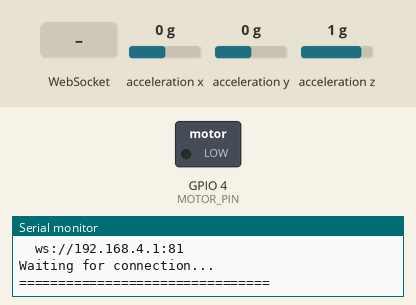
This sketch was run on a simulated ESP32. On the bench: switched loads named in the sketch (green lamp = pin HIGH), the last lines printed to the serial monitor. Wiring (inferred from the names in the program): MPU-6050 motion sensor at I2C address 0x68. The test bench sets the inputs (shaded band); at power-on: acceleration y 0 g, acceleration x 0 g, acceleration z 1 g.

Above: at 4.7 s.
4.8 s: acceleration y set to -0.2 g
6.3 s: acceleration y set to -0.5 g
At 6.9 s:
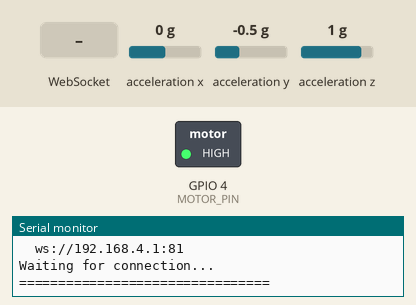
7.8 s: WebSocket text "calibrate" received
At 8.7 s:
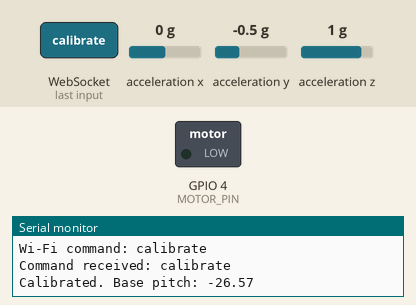
10.8 s: acceleration y set to -0.9 g
13.0 s: acceleration y set to -1.2 g
At 14.2 s:
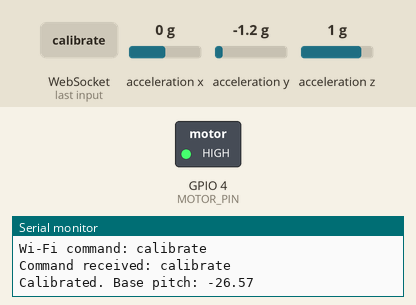
Timing chart, 0 to 19.5 s (numbered marks = the images above; inputs shaded):
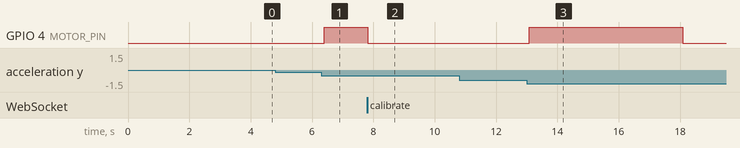

Measured:
- the behaviour switches between -0.3 and -0.4 g on acceleration y (found by bisection; images 0 and 1)
- the behaviour switches between -1 and -1.1 g on acceleration y (found by bisection; images 2 and 3)
- after the input at 4.8 s, every drawn part: stays the same
- after the input at 6.3 s, GPIO 4 (MOTOR_PIN): LOW → HIGH after 0.09 s
- after the input at 7.8 s, GPIO 4 (MOTOR_PIN): HIGH → LOW at once
- after the input at 10.8 s, every drawn part: stays the same
- after the input at 13.0 s, GPIO 4 (MOTOR_PIN): LOW → HIGH after 0.09 s, → LOW 5.0 s later

The sketch:

BioSpine_ESP32.ino
```cpp
#include <Wire.h>

#include <WiFi.h>
#include <WebSocketsServer.h>

// ==========================================================
// PIN DEFINITIONS
// ==========================================================

#define SDA_PIN 21
#define SCL_PIN 22
#define MOTOR_PIN 4


// ==========================================================
// WIFI SETTINGS
// ==========================================================

const char* WIFI_SSID = "Arc-Spine-ESP32";
const char* WIFI_PASSWORD = "Arc-Spine123";


// ==========================================================
// GLOBALS
// ==========================================================

// ==========================================================
// MPU6050 — RAW I2C REGISTER ACCESS
// (bypasses Adafruit library's strict WHO_AM_I check, which
//  rejects many clone MPU6050 boards even though they work fine)
// ==========================================================

#define MPU_ADDR              0x68   // change to 0x69 if AD0 is tied to 3.3V
#define MPU_REG_PWR_MGMT      0x6B
#define MPU_REG_ACCEL_XOUT_H  0x3B

bool mpuReady = false;
int mpuFailCount = 0;
float smoothedPitch = 0;
bool smoothedInit = false;


// ---------------- WIFI ----------------

WebSocketsServer ws(81);

bool wifiStarted = false;
bool wsc = false;


// ---------------- GENERAL ----------------

bool slouch = false;
bool vib = false;

float base = 0;
float angle = 15.0;   // slouch threshold in degrees
float safeZone = 4.0; // +/- degrees hysteresis band around `angle` (a "safe zone")
bool buzzerEnabled = true; // manual on/off for the vibration motor, independent of detection

unsigned long vibDurationMs = 5000;        // buzz lasts this long, then stops on its own (default 5s)
unsigned long lastSend = 0;
unsigned long vibUntil = 0;
unsigned long ignoreReadingsUntil = 0;    // quiet window after a motor pulse (avoids motor-noise feedback)
unsigned long connectMuteUntil = 0;       // no buzzing for 3s after a client connects
const unsigned long CONNECT_MUTE_MS = 3000;   // 3s of silence right after connecting


// ==========================================================
// MOTOR FUNCTIONS
// ==========================================================

void motorOff() {

    digitalWrite(MOTOR_PIN, LOW);

    vib = false;
}


void pulse() {

    digitalWrite(MOTOR_PIN, HIGH);

    vib = true;

    vibUntil = millis() + vibDurationMs;

    // Skip slouch evaluation while buzzing and briefly after — this is
    // exactly when motor electrical noise is most likely to corrupt the
    // next few I2C reads and cause a false re-trigger.
    ignoreReadingsUntil = millis() + vibDurationMs + 500;
}


// ==========================================================
// MPU6050 — RAW REGISTER I/O
// ==========================================================

void mpuWriteRegister(uint8_t reg, uint8_t value) {

    Wire.beginTransmission(MPU_ADDR);
    Wire.write(reg);
    Wire.write(value);
    Wire.endTransmission();
}

bool mpuInit() {

    // Confirm something answers at the address first.
    Wire.beginTransmission(MPU_ADDR);

    if (Wire.endTransmission() != 0) {
        return false;
    }

    // Wake the sensor up (it boots in sleep mode).
    mpuWriteRegister(MPU_REG_PWR_MGMT, 0x00);

    delay(50);

    mpuFailCount = 0;

    return true;
}

bool mpuReadAccel(int16_t &ax, int16_t &ay, int16_t &az) {

    Wire.beginTransmission(MPU_ADDR);
    Wire.write(MPU_REG_ACCEL_XOUT_H);

    if (Wire.endTransmission(false) != 0) {
        return false;
    }

    Wire.requestFrom((int)MPU_ADDR, 6, (int)true);

    if (Wire.available() < 6) {
        return false;
    }

    ax = (Wire.read() << 8) | Wire.read();
    ay = (Wire.read() << 8) | Wire.read();
    az = (Wire.read() << 8) | Wire.read();

    return true;
}

// Raw, unfiltered pitch reading in degrees.
// Formula matches the hackathon guide exactly:
//   Pitch = atan2(Ay, sqrt(Ax^2 + Az^2)) * 180/pi
// (Y-axis forward/back tilt, per the guide's mounting orientation:
//  Y-axis aligned with the vertical spine.)
float rawPitch() {

    int16_t axRaw, ayRaw, azRaw;

    if (!mpuReadAccel(axRaw, ayRaw, azRaw)) {

        mpuFailCount++;

        // Too many consecutive I2C failures — try to recover the sensor
        // instead of silently reporting stale/zero data forever.
        if (mpuFailCount > 20) {

            Serial.println("MPU6050 read failures — attempting re-init...");

            mpuReady = mpuInit();
            mpuFailCount = 0;
        }

        return smoothedPitch;   // hold last known-good value instead of snapping to 0
    }

    mpuFailCount = 0;

    // Default sensitivity for +-2g range: 16384 LSB/g.
    float axg = axRaw / 16384.0;
    float ayg = ayRaw / 16384.0;
    float azg = azRaw / 16384.0;

    float pitchDeg =
        atan2(
            ayg,
            sqrt(axg * axg + azg * azg)
        ) * 180.0 / PI;

    return pitchDeg;
}

// ==========================================================
// OUTLIER REJECTION
// Without a hardware decoupling capacitor, motor noise can
// corrupt more than one consecutive I2C frame at a time, so
// we use two layers: a hard jump-clamp (rejects any single
// reading that changes implausibly fast) plus a median-of-5
// filter (rejects short noise bursts of up to 2 bad samples).
// ==========================================================

float lastAcceptedRaw = 0;
bool lastAcceptedInit = false;

const float MAX_JUMP_PER_SAMPLE = 12.0;   // degrees; tune if real posture changes get clipped

float medHistory[5] = {0, 0, 0, 0, 0};
int medIndex = 0;
int medCount = 0;

float medianOf5(float v[5]) {

    float s[5];
    for (int i = 0; i < 5; i++) s[i] = v[i];

    // small insertion sort — fine for 5 elements
    for (int i = 1; i < 5; i++) {
        float key = s[i];
        int j = i - 1;
        while (j >= 0 && s[j] > key) { s[j + 1] = s[j]; j--; }
        s[j + 1] = key;
    }

    return s[2];
}

float filteredRawPitch() {

    float sample = rawPitch();

    // Layer 1: clamp implausible single-sample jumps (likely a glitch).
    if (lastAcceptedInit) {

        float jump = sample - lastAcceptedRaw;

        if (jump > MAX_JUMP_PER_SAMPLE) {
            sample = lastAcceptedRaw + MAX_JUMP_PER_SAMPLE;
        } else if (jump < -MAX_JUMP_PER_SAMPLE) {
            sample = lastAcceptedRaw - MAX_JUMP_PER_SAMPLE;
        }
    }

    lastAcceptedRaw = sample;
    lastAcceptedInit = true;

    // Layer 2: median-of-5 to reject short noise bursts.
    medHistory[medIndex] = sample;
    medIndex = (medIndex + 1) % 5;
    if (medCount < 5) medCount++;

    if (medCount < 5) {
        return sample;   // not enough history yet, pass through
    }

    return medianOf5(medHistory);
}

// Smoothed pitch — low-pass filtered to remove sensor jitter/noise,
// per the guide's recommendation to filter out transient movements.
float pitch() {

    if (!mpuReady) {
        return 0;
    }

    float raw = filteredRawPitch();

    const float alpha = 0.1;   // smoothing factor: lower = smoother, slower to react (was 0.2)

    if (!smoothedInit) {
        smoothedPitch = raw;
        smoothedInit = true;
    } else {
        smoothedPitch = alpha * raw + (1 - alpha) * smoothedPitch;
    }

    return smoothedPitch;
}


void calibrate() {

    motorOff();

    if (mpuReady) {
        // Average a few readings for a stable baseline.
        float sum = 0;
        const int samples = 20;

        for (int i = 0; i < samples; i++) {
            sum += pitch();
            delay(20);
        }

        base = sum / samples;
    } else {
        base = 0;
    }

    // Re-zero the confirmed state too — otherwise, right after recalibrating,
    // the hysteresis in loop() could briefly keep evaluating against the OLD
    // "already slouching" edge of the safe zone for one iteration.
    slouch = false;

    Serial.print("Calibrated. Base pitch: ");
    Serial.println(base);
}


// ==========================================================
// SEND DATA (Wi-Fi only)
// ==========================================================

void sendData(String s) {

    if (wsc) {
        ws.broadcastTXT(s);
    }
}


// ==========================================================
// COMMAND HANDLER
// ==========================================================

void command(String s) {

    Serial.print("Command received: ");
    Serial.println(s);

    // ------------------------------------------------------
    // CALIBRATION
    // ------------------------------------------------------

    if (s.indexOf("calibrate") >= 0) {

        calibrate();
    }

    // ------------------------------------------------------
    // MANUAL BUZZER TEST
    // Lets you verify the motor/transistor circuit works,
    // independent of posture detection. Send {"cmd":"buzz"}.
    // NOTE: matches the quoted value "buzz" exactly (not just the
    // substring "buzz"), because "buzz" is also the first 4 letters
    // of "buzzerEnabled" below — a plain substring check here would
    // fire a test pulse every single time a settings update included
    // buzzerEnabled, which is not what "manual test" is supposed to mean.
    // ------------------------------------------------------

    if (s.indexOf("\"buzz\"") >= 0) {

        Serial.println("Manual buzzer test triggered.");
        pulse();
    }

    // ------------------------------------------------------
    // BUZZER ENABLE / DISABLE
    // Persistent manual on/off for the vibration motor, separate
    // from the one-shot test above. When disabled, posture detection,
    // events and telemetry keep working as normal — only the motor
    // pulse itself is skipped, so a notification-only mode is possible.
    // ------------------------------------------------------

    int p = s.indexOf("buzzerEnabled");

    if (p >= 0) {

        int colon = s.indexOf(':', p);

        if (colon >= 0) {

            buzzerEnabled = s.substring(colon + 1).indexOf("true") >= 0;

            Serial.print("Buzzer enabled: ");
            Serial.println(buzzerEnabled ? "true" : "false");
        }
    }

    // ------------------------------------------------------
    // SAFE ZONE
    // +/- degree tolerance band around `angle`. See the hysteresis
    // comment in loop() for how this is applied.
    // ------------------------------------------------------

    p = s.indexOf("safeZone");

    if (p >= 0) {

        int colon = s.indexOf(':', p);

        if (colon >= 0) {

            safeZone =
                s.substring(
                    colon + 1
                ).toFloat();

            Serial.print("Safe zone set to: +/-");
            Serial.println(safeZone);
        }
    }

    // ------------------------------------------------------
    // ANGLE (slouch threshold)
    // ------------------------------------------------------

    p = s.indexOf("angle");

    if (p >= 0) {

        int colon = s.indexOf(':', p);

        if (colon >= 0) {

            angle =
                s.substring(
                    colon + 1
                ).toFloat();

            Serial.print("Angle set to: ");
            Serial.println(angle);
        }
    }

    // ------------------------------------------------------
    // BUZZ DURATION
    // How long (in seconds) the motor pulses for, once, when a
    // slouch is detected. Sent as "buzzDuration" from the app.
    // ------------------------------------------------------

    p = s.indexOf("buzzDuration");

    if (p >= 0) {

        int colon = s.indexOf(':', p);

        if (colon >= 0) {

            vibDurationMs =
                (unsigned long)(
                    s.substring(
                        colon + 1
                    ).toFloat() * 1000
                );

            Serial.print("Buzz duration set to: ");
            Serial.println(vibDurationMs);
        }
    }
}


// ==========================================================
// WIFI WEBSOCKET EVENT
// ==========================================================

void webSocketEvent(
    uint8_t clientNum,
    WStype_t type,
    uint8_t *payload,
    size_t length
) {

    if (type == WStype_CONNECTED) {

        Serial.println();
        Serial.println("Wi-Fi WebSocket client connected!");

        wsc = true;

        // Mute the buzzer for 3 seconds after connecting — avoids an
        // immediate false alert before a real baseline/posture has settled.
        connectMuteUntil = millis() + CONNECT_MUTE_MS;

        Serial.print("WebSocket client ID: ");
        Serial.println(clientNum);

        String status =
            String("{\"event\":\"CONNECTED\",") +
            "\"device\":\"Arc-Spine-ESP32\"," +
            "\"transport\":\"WIFI\"," +
            "\"mpu\":\"" + (mpuReady ? "OK" : "NOT_FOUND") + "\"," +
            "\"wifi\":true}";

        ws.sendTXT(clientNum, status);
    }

    if (type == WStype_DISCONNECTED) {

        Serial.println("Wi-Fi WebSocket client disconnected.");

        wsc = false;
    }

    if (type == WStype_TEXT) {

        Serial.print("Wi-Fi command: ");
        Serial.println((char*)payload);

        command(String((char*)payload));
    }
}


// ==========================================================
// START WIFI
// ==========================================================

void startWiFi() {

    Serial.println();
    Serial.println("Starting Wi-Fi Access Point...");

    WiFi.mode(WIFI_AP);

    wifiStarted =
        WiFi.softAP(
            WIFI_SSID,
            WIFI_PASSWORD
        );

    if (wifiStarted) {

        Serial.println("Wi-Fi Access Point started!");

        IPAddress IP = WiFi.softAPIP();

        Serial.print("Wi-Fi Network: ");
        Serial.println(WIFI_SSID);

        Serial.print("Wi-Fi Password: ");
        Serial.println(WIFI_PASSWORD);

        Serial.print("ESP32 IP Address: ");
        Serial.println(IP);

        Serial.println("WebSocket address:");
        Serial.println("ws://192.168.4.1:81");

    } else {

        Serial.println("Wi-Fi failed to start.");
    }

    ws.begin();
    ws.onEvent(webSocketEvent);

    Serial.println("WebSocket server started.");
}


// ==========================================================
// SETUP
// ==========================================================

void setup() {

    Serial.begin(115200);
    delay(1000);

    Serial.println();
    Serial.println("================================");
    Serial.println("      Arc-Spine ESP32 START");
    Serial.println("================================");

    // ------------------------------------------------------
    // MOTOR
    // ------------------------------------------------------

    pinMode(MOTOR_PIN, OUTPUT);
    motorOff();

    // ------------------------------------------------------
    // I2C
    // ------------------------------------------------------

    Wire.begin(SDA_PIN, SCL_PIN);

    // ------------------------------------------------------
    // I2C BUS SCAN — diagnostic
    // ------------------------------------------------------

    Serial.println();
    Serial.println("Scanning I2C bus...");

    {
        int found = 0;

        for (uint8_t addr = 1; addr < 127; addr++) {

            Wire.beginTransmission(addr);

            if (Wire.endTransmission() == 0) {

                Serial.print("  I2C device found at 0x");
                Serial.println(addr, HEX);

                found++;
            }
        }

        if (found == 0) {

            Serial.println("  NO I2C DEVICES FOUND.");
            Serial.println("  Check: VCC->3.3V, GND->GND, SCL->GPIO22, SDA->GPIO21.");

        } else {

            Serial.print("  Total devices found: ");
            Serial.println(found);
        }
    }

    // ------------------------------------------------------
    // MPU6050 — RAW I2C INIT
    // ------------------------------------------------------

    Serial.println();
    Serial.println("Initializing MPU6050...");

    if (mpuInit()) {

        mpuReady = true;

        Serial.println("MPU6050 found and initialized (raw I2C mode).");

    } else {

        mpuReady = false;

        Serial.println("MPU6050 NOT FOUND.");
        Serial.println("Check wiring on SDA/SCL (pins 21/22) and power.");
        Serial.println("Posture angle will report 0 until this is fixed.");
    }

    // ------------------------------------------------------
    // AUTO-CALIBRATION AT BOOT
    // Without this, 'base' stays at 0 until the user manually
    // presses Calibrate, so ANY resting tilt of the sensor
    // reads as a permanent slouch and the motor fires
    // repeatedly right from power-on.
    // ------------------------------------------------------

    if (mpuReady) {

        Serial.println();
        Serial.println("Auto-calibrating baseline...");
        Serial.println("Hold the wearable in a comfortable upright position.");

        delay(2000);   // give the wearer a moment to settle into position

        calibrate();
    }

    // ------------------------------------------------------
    // START WIFI
    // ------------------------------------------------------

    Serial.println();
    Serial.println("Starting Wi-Fi...");

    startWiFi();

    // ======================================================
    // READY
    // ======================================================

    Serial.println();
    Serial.println("================================");
    Serial.println("       Arc-Spine READY");
    Serial.println("================================");

    Serial.println();
    Serial.println("Wi-Fi:");
    Serial.println("  Arc-Spine-ESP32");
    Serial.println("  ws://192.168.4.1:81");

    Serial.println();
    Serial.println("Waiting for connection...");
    Serial.println("================================");
}


// ==========================================================
// MAIN LOOP
// ==========================================================

void loop() {

    ws.loop();

    // ======================================================
    // MOTOR TIMER
    // ======================================================

    if (vib && millis() >= vibUntil) {
        motorOff();
    }

    // ======================================================
    // MPU6050 READ
    // ======================================================

    float p = pitch();

    // dSigned keeps the direction (forward tilt vs. backward tilt) relative to the calibrated
    // baseline, for display. d is the magnitude used everywhere posture is judged — slouching
    // forward and slouching backward should trigger identically, so the threshold logic stays
    // sign-agnostic.
    float dSigned = p - base;
    float d = fabs(dSigned);

    // ======================================================
    // POSTURE DETECTION
    // ======================================================
    //
    // SAFE ZONE (hysteresis): `slouch` here still holds the CONFIRMED
    // state from the end of the previous loop iteration, so it's exactly
    // what we need to pick which edge of the band applies:
    //   - currently OK        -> must exceed angle + safeZone to flip bad
    //   - currently slouching -> must drop below angle - safeZone to clear
    // Small, natural sway that stays inside that +/- band never flips
    // anything — that's the "safe zone" the wearer can move around in.

    float safeLo = max(0.0f, angle - safeZone);
    float safeHi = angle + safeZone;
    bool overThreshold = slouch ? (d > safeLo) : (d > safeHi);

    // While in the brief noise-quiet window right after a buzz, HOLD the
    // previous confirmed state instead of forcing it to "OK". Forcing it
    // to false here was the actual bug: it made the posture look instantly
    // corrected mid-buzz, which cut the pulse short and then immediately
    // let a fresh onset re-arm and re-fire a moment later — which is what
    // read as the buzzer "never stopping".
    bool bad = mpuReady && (millis() < ignoreReadingsUntil ? slouch : overThreshold);

    // ======================================================
    // SLOUCH LOGIC — instantaneous, single buzz
    // - The state flips the instant the (safe-zoned) threshold is
    //   crossed — no waiting period before it's considered bad.
    // - Exactly one buzz of vibDurationMs fires per slouch onset.
    //   It is NOT repeated while posture stays bad; the wearer has
    //   to return to OK and slouch again before it will buzz again.
    // - No buzzing during the first 3s after connecting.
    // - buzzerEnabled only gates the physical pulse — state and
    //   telemetry keep updating normally either way.
    // - If posture is corrected mid-buzz, the pulse is left to
    //   finish its full vibDurationMs rather than being cut short.
    // ======================================================

    if (bad && !slouch) {

        slouch = true;

        if (buzzerEnabled && !vib && millis() >= connectMuteUntil) {
            pulse();
        }
    }

    else if (!bad && slouch) {

        slouch = false;
        sendData("{\"event\":\"POSTURE_OK\"}");
    }

    // ======================================================
    // TELEMETRY EVERY 200ms
    // ======================================================

    if (millis() - lastSend >= 200) {

        lastSend = millis();

        String data =
            String("{\"dev\":") + String(d, 2) +
            ",\"signedDev\":" + String(dSigned, 2) +

            ",\"pitch\":" + String(p, 2) +
            ",\"roll\":0" +

            ",\"slouch\":" + (bad ? "true" : "false") +
            ",\"vibrating\":" + (vib ? "true" : "false") +
            ",\"battery\":100" +
            ",\"rssi\":" + String(WiFi.RSSI()) +

            ",\"calibrated\":" + (base != 0 ? "true" : "false") +
            ",\"mpu\":\"" + (mpuReady ? "ok" : "not_found") + "\"" +

            ",\"transport\":\"WIFI\"" +
            ",\"wifi\":true" +

            "}";

        sendData(data);
    }

    delay(10);
}
```
